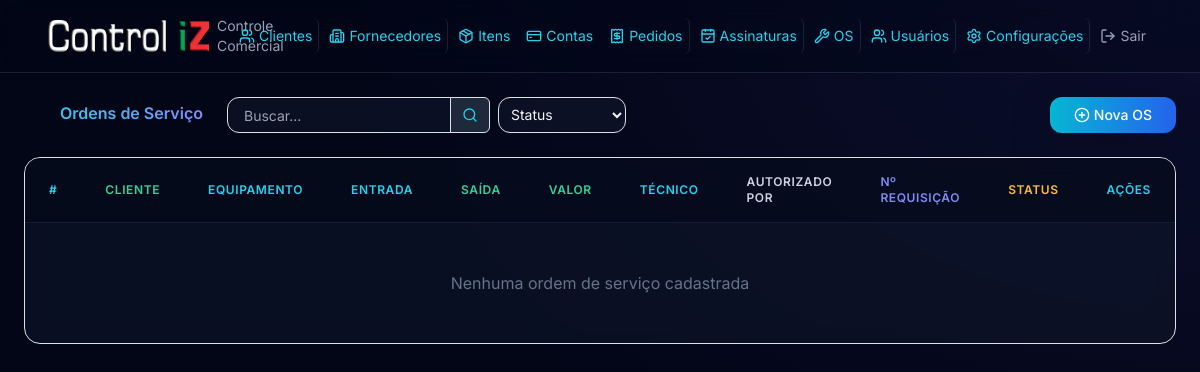
The app's page /ordens-servico/, older data.
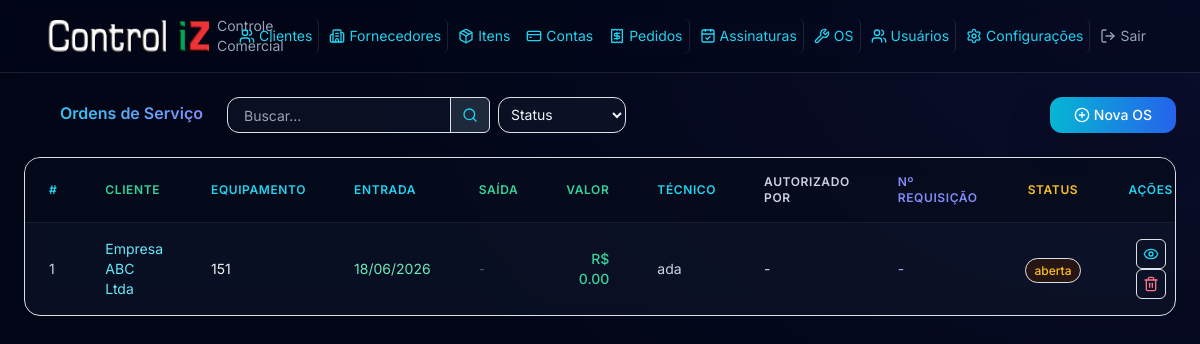
The same page, newer data.
### models.py (models this page shows)
class OrdemServico(Base):
    __tablename__ = "ordens_servico"
    id = Column(Integer, primary_key=True, index=True)
    cliente_id = Column(Integer, ForeignKey("clientes.id"), nullable=False)
    bling_id = Column(BigInteger, nullable=True, unique=True)
    bling_updated_at = Column(DateTime, nullable=True)
    bling_pending_sync = Column(Boolean, default=False)
    equipamento = Column(String(200), nullable=False)
    marca = Column(String(100), nullable=True)
    modelo = Column(String(100), nullable=True)
    numero_serie = Column(String(100), nullable=True)
    defeito_relatado = Column(Text, nullable=True)
    servicos_executados = Column(Text, nullable=True)
    pecas_utilizadas = Column(Text, nullable=True)
    valor_servico = Column(Float, default=0)
    valor_pecas = Column(Float, default=0)
    valor_total = Column(Float, default=0)
    data_entrada = Column(Date, nullable=False, default=date.today)
    data_saida = Column(Date, nullable=True)
    status = Column(Enum(StatusOS), default=StatusOS.ABERTA)
    tecnico = Column(String(200), nullable=True)
    autorizado_por = Column(String(200), nullable=True)
    numero_requisicao = Column(String(100), nullable=True)
    observacao = Column(Text, nullable=True)
    created_at = Column(DateTime, default=datetime.now)
    updated_at = Column(DateTime, default=datetime.now, onupdate=datetime.now)
    cliente = relationship("Cliente", back_populates="ordens_servico")

class Cliente(Base):
    __tablename__ = "clientes"
    id = Column(Integer, primary_key=True, index=True)
    codigo = Column(String(50), nullable=True)
    bling_id = Column(BigInteger, nullable=True, unique=True)
    bling_updated_at = Column(DateTime, nullable=True)
    bling_pending_sync = Column(Boolean, default=False)
    nome = Column(String(200), nullable=False)
    cpf_cnpj = Column(String(20), nullable=True)
    tipo_pessoa = Column(String(10), nullable=True)
    email = Column(String(200), nullable=True)
    telefone = Column(String(20), nullable=True)
    celular = Column(String(20), nullable=True)
    endereco = Column(String(300), nullable=True)
    bairro = Column(String(100), nullable=True)
    cidade = Column(String(100), nullable=True)
    estado = Column(String(2), nullable=True)
    cep = Column(String(10), nullable=True)
    contato = Column(String(200), nullable=True)
    fantasia = Column(String(200), nullable=True)
    inscricao_estadual = Column(String(20), nullable=True)
    inscricao_municipal = Column(String(20), nullable=True)
    situacao = Column(String(1), default="A")
    observacao = Column(Text, nullable=True)
    created_at = Column(DateTime, default=datetime.now)
    updated_at = Column(DateTime, default=datetime.now, onupdate=datetime.now)
    contas_receber = relationship("ContaReceber", back_populates="cliente")
    assinaturas = relationship("Assinatura", back_populates="cliente")
    ordens_servico = relationship("OrdemServico", back_populates="cliente")

### routers/ordens_servico.py (the view)
@router.get("/")
def listar_ordens(
    request: Request, db: Session = Depends(get_db),
    status_filtro: str = Query(""), busca: str = Query("")
):
    query = db.query(OrdemServico).join(Cliente)
    if status_filtro:
        query = query.filter(OrdemServico.status == status_filtro)
    if busca:
        query = query.filter(
            OrdemServico.equipamento.ilike(f"%{busca}%") |
            Cliente.nome.ilike(f"%{busca}%") |
            OrdemServico.defeito_relatado.ilike(f"%{busca}%")
        )
    ordens = query.order_by(OrdemServico.data_entrada.desc()).all()
    clientes = db.query(Cliente).order_by(Cliente.nome).all()
    return request.app.state.templates.TemplateResponse(
        "ordens_servico/listar.html",
        {"request": request, "ordens": ordens, "clientes": clientes,
         "status_filtro": status_filtro, "busca": busca, "StatusOS": StatusOS}
    )

### templates/ordens_servico/listar.html (shortened to what the changed rows need)
{% extends "base.html" %}
{% block content %}
<div class="overflow-x-auto w-full">
    <div class="bg-slate-900/60 backdrop-blur-md border border-slate-800/80 rounded-2xl shadow-xl overflow-hidden">
        <table class="w-full divide-y divide-slate-800/60">
        <thead class="bg-slate-950/50">
            <tr>
                <th class="px-4 py-3 text-left text-xs font-semibold text-cyan-400 uppercase tracking-wider">#</th>
                <th class="px-4 py-3 text-left text-xs font-semibold text-emerald-400 uppercase tracking-wider">Cliente</th>
                <th class="px-4 py-3 text-left text-xs font-semibold text-cyan-400 uppercase tracking-wider">Equipamento</th>
                <th class="px-4 py-3 text-left text-xs font-semibold text-cyan-400 uppercase tracking-wider">Entrada</th>
                <th class="px-4 py-3 text-left text-xs font-semibold text-emerald-400 uppercase tracking-wider">Saída</th>
                <th class="px-4 py-3 text-right text-xs font-semibold text-emerald-400 uppercase tracking-wider">Valor</th>
                <th class="px-4 py-3 text-left text-xs font-semibold text-cyan-400 uppercase tracking-wider">Técnico</th>
                <th class="px-4 py-3 text-left text-xs font-semibold text-slate-300 uppercase tracking-wider">Autorizado por</th>
                <th class="px-4 py-3 text-left text-xs font-semibold text-indigo-400 uppercase tracking-wider">Nº Requisição</th>
                <th class="px-4 py-3 text-center text-xs font-semibold text-amber-400 uppercase tracking-wider">Status</th>
                <th class="px-4 py-3 text-center text-xs font-semibold text-cyan-400 uppercase tracking-wider">Ações</th>
            </tr>
        </thead>
        <tbody class="divide-y divide-slate-800/60">
            {% for o in ordens %}
            <tr class="hover:bg-slate-800/40 transition">
                <td class="px-4 py-3 text-sm text-slate-300">{{ o.id }}</td>
                <td class="px-4 py-3 text-sm text-cyan-300"><a href="/clientes/{{ o.cliente.id }}">{{ o.cliente.nome }}</a></td>
                <td class="px-4 py-3 text-sm text-slate-100">{{ o.equipamento }}</td>
                <td class="px-4 py-3 text-sm text-emerald-300">{{ o.data_entrada.strftime('%d/%m/%Y') if o.data_entrada else '-' }}</td>
                <td class="px-4 py-3 text-sm{% if o.data_saida %} text-cyan-300{% else %} text-slate-600{% endif %}">{{ o.data_saida.strftime('%d/%m/%Y') if o.data_saida else '-' }}</td>
                <td class="px-4 py-3 text-right text-sm text-emerald-400 font-medium">R$ {{ "%.2f"|format(o.valor_total) }}</td>
                <td class="px-4 py-3 text-sm text-slate-300">{{ o.tecnico or '-' }}</td>
                <td class="px-4 py-3 text-sm text-slate-300">{{ o.autorizado_por or '-' }}</td>
                <td class="px-4 py-3 text-sm text-indigo-300">{{ o.numero_requisicao or '-' }}</td>
                <td class="px-4 py-3 text-center">
                    {% set cor = 'amber' if o.status.value == 'aberta' else 'cyan' if o.status.value == 'em_andamento' else 'emerald' if o.status.value == 'finalizada' else 'slate' %}
                    <span class="px-2 py-1 text-xs font-medium bg-{{ cor }}-950/50 text-{{ cor }}-400 border border-{{ cor }}-800/50 rounded-full">{{ o.status.value }}</span>
                </td>
                <td class="px-4 py-3 text-center">
                    <a href="/ordens-servico/{{ o.id }}" class="inline-flex p-1.5 text-cyan-400 border border-slate-700 rounded hover:bg-cyan-950/30 transition" title="Detalhes"><i data-lucide="eye" class="w-4 h-4"></i></a>
                    <button type="button" class="inline-flex p-1.5 text-rose-400 border border-slate-700 rounded hover:bg-rose-950/30 transition" onclick="confirmarExclusao('/ordens-servico/{{ o.id }}/excluir')" title="Excluir"><i data-lucide="trash-2" class="w-4 h-4"></i></button>
                </td>
            </tr>
            {% else %}
            <tr><td colspan="11" class="px-4 py-12 text-center text-slate-500">Nenhuma ordem de serviço cadastrada</td></tr>
            {% endfor %}
        </tbody>
    </table>
    </div>
</div>
{% endblock %}

Row changes from the older to the newer data that the page shows:
added OrdemServico: id "1", cliente.nome "Empresa ABC Ltda", equipamento "151", data_entrada "18/06/2026", data_saida "-", valor_total "0.00", tecnico "ada", autorizado_por "-", numero_requisicao "-", status.value "aberta"
Text that changed along with them:
text no longer shown: "Nenhuma ordem de serviço cadastrada"
